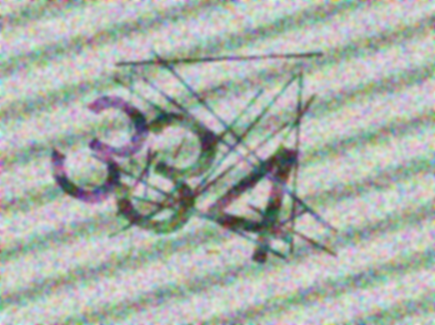
%> input picture Train/captcha_0003.png, 435 x 325 px
$ octave --eval "result = preprocessCaptcha(imread('Train/captcha_0003.png'));"   (GNU Octave 9; MATLAB toolbox functions it lacks are replaced by stand-ins)
%> lines starting %> are read from the running program, lines starting %| are printed output that depends on the picture; in (x1, y1, x2, y2) boxes, pixels count from 0 and x2, y2 are one past the last pixel; in counts of white or black regions, pixels touching at a corner belong together; the program's own positions count from 1

function [BWfull, Gclean, info] = preprocessCaptcha(I, params)
% PREPROCESSCAPTCHA
%   CAPTCHA preprocessing only (no features, no classification)
%
% Outputs:
%   BWfull : final clean binary foreground mask (logical, deskewed)
%   Gclean : filtered grayscale image (double, [0,1], deskewed)
%   info   : diagnostic struct

    if nargin < 2 || isempty(params)
        params = default_preproc_params();
    end

    info = struct();

    %% 1) RGB → grayscale → double
    if size(I,3) == 3
        G = rgb2gray(I);
    else
        G = I;
    end
    G = im2double(G);


    %% 2) FFT + magnitude
    F  = fft2(G);
    Fs = fftshift(F);
    Mag = abs(Fs);

    [H,W] = size(G);
    cx = floor(W/2)+1;
    cy = floor(H/2)+1;

    %% 3) First symmetric FFT peak
    [pA, pA_sym] = find_first_symmetric_pair( ...
        Mag, cx, cy, params.r_min, params.r_max);

    peaks = [pA; pA_sym];

    %% 3b) Second symmetric FFT peak (optional)
    v = pA - [cx cy];
    [pB, pB_sym, found2] = find_second_pair_on_line( ...
        Mag, cx, cy, v, params.r_min, params.r_max, peaks);

    if found2
        peaks = [peaks; pB; pB_sym];
    end

    info.fftPeaks = peaks;
    info.nFFTpeaks = size(peaks,1);

    %% 4) Apply notch filter
    mask = true(H,W);
    mask = apply_notches(mask, peaks, params.notchRadius);

    Fs_filt = Fs .* mask;
    Gclean = real(ifft2(ifftshift(Fs_filt)));
    Gclean = mat2gray(Gclean);

    % contrast boost
    Gclean = imadjust(Gclean);

    %% 5) Spatial smoothing
    Gclean = medfilt2(Gclean, [params.med_size params.med_size]);
    % Gclean = imgaussfilt(Gclean, params.sigma);

    %% 6) Otsu threshold
    BW = imbinarize(Gclean, graythresh(Gclean));

    %% 7) Morphology
    BW = ~BW;
    BW = imerode(BW, strel('disk', params.erodeDisk));
    BW = bwareaopen(BW, params.areaOpen1);
    BW = imdilate(BW, strel('disk', params.dilateDisk));

    %% 9) Distance-transform pruning (remove thin protrusions)
    D = bwdist(~BW);   % distance to background

    % % Threshold: remove pixels too far from main strokes
    % dtThresh = 1.7;
    %
    % BW = BW & (D >= dtThresh);

    %% 8) Enforce 8-connected foreground
    CC = bwconncomp(BW, 8);
    stats = regionprops(CC, 'Area');

    if isempty(stats)
        BWfull = false(size(BW));
        info.failed = true;
        info.reason = "No foreground after morphology";
        return;
    end

    keepIdx = [stats.Area] >= params.minDigitArea;

    BWfull = false(size(BW));
    BWfull(cat(1, CC.PixelIdxList{keepIdx})) = true;


    %% Final close
    BWfull = imclose(BWfull, strel('disk', params.closeDisk));

    %% 10) Projection-based deskew
    angleDeg = estimate_skew_projection(BWfull, params);

    BWfull = imrotate(BWfull, angleDeg, 'bilinear', 'crop');
    Gclean = imrotate(Gclean, angleDeg, 'bilinear', 'crop');

    rows = any(BWfull,2);
    BWfull = BWfull(rows,:);
    Gclean = Gclean(rows,:);

    %% Info
    info.failed = false;
    info.skewAngleDeg = angleDeg;
end


function params = default_preproc_params()
    params = struct();

    % FFT
    params.r_min = 5;
    params.r_max = 100;
    params.notchRadius = 2;

    % Smoothing
    params.sigma = 0.15;
    params.med_size = 2;

    % Morphology
    params.erodeDisk  =3;
    params.dilateDisk = 2;
    params.closeDisk  = 1;

    params.areaOpen1     = 150;
    params.minDigitArea  = 200;

    % % Deskew (projection-based)
    % params.skew_angleRange = 50;    % degrees
    % params.skew_angleStep  = 1;  % degrees

    % Digit slicing / layout
    params.maxSlots        = 4;      % always output 4 slots
    params.minDigits       = 3;      % minimum digits
    params.forceLeading0   = true;   % 3-digit rule

end

function [p, psym] = find_first_symmetric_pair(Mag, cx, cy, r_min, r_max)
    [H,W] = size(Mag);
    [X,Y] = meshgrid(1:W,1:H);
    R = sqrt((X-cx).^2 + (Y-cy).^2);

    cand = (R>=r_min) & (R<=r_max);
    V = Mag;
    V(~cand) = -Inf;

    [~, idx] = max(V(:));
    [y,x] = ind2sub([H,W], idx);
    p = [x y];

    xs = min(max(2*cx-x,1),W);
    ys = min(max(2*cy-y,1),H);
    psym = [xs ys];
end

function mask = apply_notches(mask, peaks, radius)
    [H,W] = size(mask);
    [X,Y] = meshgrid(1:W,1:H);
    for k = 1:size(peaks,1)
        x = peaks(k,1);
        y = peaks(k,2);
        disk = (X-x).^2 + (Y-y).^2 <= radius^2;
        mask(disk) = 0;
    end
end

function [p2, p2sym, found] = find_second_pair_on_line( ...
        Mag, cx, cy, v, r_min, r_max, excludePeaks)

    found = false;
    p2 = [NaN NaN]; p2sym = [NaN NaN];

    if norm(v) < 1
        return;
    end

    v = v / norm(v);
    [H,W] = size(Mag);

    t = (-max(H,W):max(H,W));
    xs = round(cx + t*v(1));
    ys = round(cy + t*v(2));

    valid = xs>=1 & xs<=W & ys>=1 & ys<=H;
    xs = xs(valid); ys = ys(valid);

    R = sqrt((xs-cx).^2 + (ys-cy).^2);
    keep = (R>=r_min & R<=r_max);

    xs = xs(keep); ys = ys(keep);

    scores = Mag(sub2ind([H,W], ys, xs));

    % suppress first peak
    for k=1:size(excludePeaks,1)
        dx = xs - excludePeaks(k,1);
        dy = ys - excludePeaks(k,2);
        scores(dx.^2+dy.^2 <= 4) = -Inf;
    end

    [m, idx] = max(scores);
    if isinf(m)
        return;
    end

    p2 = [xs(idx) ys(idx)];
    p2sym = [2*cx-p2(1), 2*cy-p2(2)];
    p2sym = min(max(p2sym,[1 1]),[W H]);
    found = true;
end

function angleDeg = estimate_skew_projection(BW, ~)
% FAST PCA-BASED DESKEW (no brute-force rotation)

    [y, x] = find(BW);

    if numel(x) < 50
        angleDeg = 0;
        return;
    end

    % Center coordinates
    x = x - mean(x);
    y = y - mean(y);

    % Covariance matrix
    C = cov(x, y);

    % Principal direction
    [V, D] = eig(C);

    [~, idx] = max(diag(D));
    v = V(:,idx);

    % Angle in degrees
    angleDeg = atan2d(v(2), v(1));

    % Convert to rotation angle
    angleDeg = angleDeg - 180 ;
end


%
% function angleDeg = estimate_skew_projection(BW, params)
% % ESTIMATE_SKEW_PROJECTION
% % CAPTCHA-robust skew estimation using projection variance
%
%     angleRange = params.skew_angleRange;
%     angleStep  = params.skew_angleStep;
%
%     angles = -angleRange:angleStep:angleRange;
%     scores = zeros(size(angles));
%
%     BW = logical(BW);
%
%     for k = 1:numel(angles)
%         BWrot = imrotate(BW, angles(k), 'bilinear', 'crop');
%
%         % Horizontal projection profile
%         proj = sum(BWrot, 2);
%
%         % Variance measures alignment sharpness
%         scores(k) = var(proj);
%     end
%
%     [~, idx] = max(scores);
%     angleDeg = angles(idx);
% end
%> in preprocessCaptcha, `G = rgb2gray(I);`:
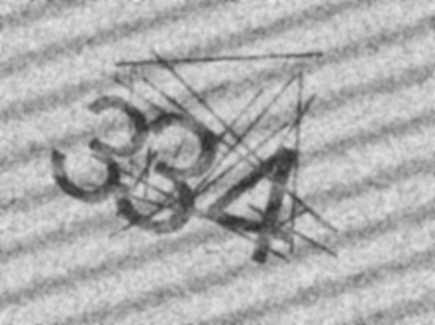
%> G: size 325x435 uint8; min 44, max 235, mean 174
%> in find_first_symmetric_pair, `[~, idx] = max(V(:));`: idx = 69706
%> in find_first_symmetric_pair, `[y,x] = ind2sub([H,W], idx);`: y = 156; x = 215
%> in find_first_symmetric_pair, `p = [x y];`: p = [215 156]
%> in find_first_symmetric_pair, `xs = min(max(2*cx-x,1),W);`: xs = 221
%> in find_first_symmetric_pair, `ys = min(max(2*cy-y,1),H);`: ys = 170
%> in find_first_symmetric_pair, `psym = [xs ys];`: psym = [221 170]
%> in preprocessCaptcha, `[pA, pA_sym] = find_first_symmetric_pair( Mag, cx, cy, params.r_min, p..`: pA = [215 156]; pA_sym = [221 170]
%> in preprocessCaptcha, `peaks = [pA; pA_sym];`: peaks = [215 156; 221 170]
%> in preprocessCaptcha, `v = pA - [cx cy];`: v = [-3 -7]
%> in find_second_pair_on_line, `v = v / norm(v);`: v = [-0.394 -0.919]
%> in find_second_pair_on_line, `xs = round(cx + t*v(1));`: xs = 871 values, max 389 at index 1, min 47 at index 869, mean 218
%> in find_second_pair_on_line, `ys = round(cy + t*v(2));`: ys = 871 values, max 563 at index 1, min -237 at index 871, mean 163
%> in find_second_pair_on_line, `valid = xs>=1 & xs<=W & ys>=1 & ys<=H;`: valid = 871 logical values, 353 true
%> in find_second_pair_on_line, `xs = xs(valid)`: xs = 353 values, max 287 at index 1, min 149 at index 351, mean 218
%> in find_second_pair_on_line, `ys = ys(valid)`: ys = 353 values, max 325 at index 1, min 1 at index 353, mean 163
%> in find_second_pair_on_line, `R = sqrt((xs-cx).^2 + (ys-cy).^2);`: R = 353 values, max 176.1 at index 1, min 0 at index 177, mean 88.25
%> in find_second_pair_on_line, `keep = (R>=r_min & R<=r_max);`: keep = 353 logical values, 192 true
%> in find_second_pair_on_line, `xs = xs(keep)`: xs = 192 values, max 257 at index 1, min 179 at index 190, mean 218
%> in find_second_pair_on_line, `ys = ys(keep)`: ys = 192 values, max 255 at index 1, min 71 at index 192, mean 163
%> in find_second_pair_on_line, `scores = Mag(sub2ind([H,W], ys, xs));`: scores = 192 values, max 6448 at index 93, min 0.0979 at index 16, mean 141.2
%> the loop in find_second_pair_on_line, `for k=1:size(excludePeaks,1)` made 2 passes
%> in find_second_pair_on_line, `[m, idx] = max(scores);`: m = 1664.4; idx = 86
%> in find_second_pair_on_line, `p2 = [xs(idx) ys(idx)];`: p2 = [224 177]
%> in find_second_pair_on_line, `p2sym = [2*cx-p2(1), 2*cy-p2(2)];`: p2sym = [212 149]
%> in preprocessCaptcha, `[pB, pB_sym, found2] = find_second_pair_on_line( Mag, cx, cy, v, param..`: pB = [224 177]; pB_sym = [212 149]; found2 = true
%> in preprocessCaptcha, `peaks = [peaks; pB; pB_sym];`: peaks = [215 156; 221 170; 224 177; 212 149]
%> in preprocessCaptcha, `info.nFFTpeaks = size(peaks,1);`: info.nFFTpeaks = 4
%> the loop in apply_notches, `for k = 1:size(peaks,1)` made 4 passes
%> pass 1, in apply_notches, `disk = (X-x).^2 + (Y-y).^2 <= radius^2;`:
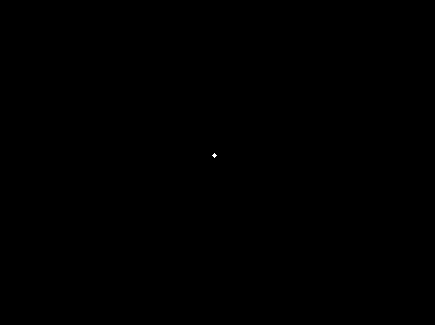
%> disk: size 325x435 logical; 0.01% white in thin lines or dots, all inside (x1, y1, x2, y2) = (212, 153, 217, 158)
%> after the loop in apply_notches, `for k = 1:size(peaks,1)`: mask: size 325x435 logical; 100% white; black in thin lines or dots, all inside (x1, y1, x2, y2) = (209, 146, 226, 179)
%> in preprocessCaptcha, `BW = imbinarize(Gclean, graythresh(Gclean));`:
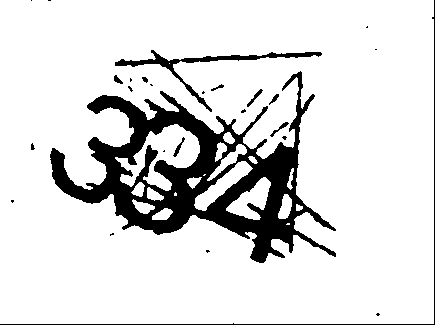
%> BW: size 325x435 logical; 86.6% white; 26 black regions (16 under 20 px), largest, box (x1, y1, x2, y2) and area: (50, 71, 336, 263) 16533, (115, 50, 322, 112) 1218, (0, 0, 435, 325) 764
%> in preprocessCaptcha, `BW = imerode(BW, strel('disk', params.erodeDisk));`: BW: size 325x435 logical; 7% white; 54 white regions (45 under 20 px), largest, box (x1, y1, x2, y2) and area: (52, 97, 301, 261) 9363, (147, 149, 156, 165) 66, (156, 56, 171, 68) 45
%> in preprocessCaptcha, `BW = bwareaopen(BW, params.areaOpen1);`: BW: size 325x435 logical; 6.6% white; 1 white region, box (x1, y1, x2, y2) and area: (52, 97, 301, 261) 9363
%> in preprocessCaptcha, `BW = imdilate(BW, strel('disk', params.dilateDisk));`: BW: size 325x435 logical; 9% white; 1 white region, box (x1, y1, x2, y2) and area: (50, 95, 303, 263) 12771
%> in preprocessCaptcha, `D = bwdist(~BW);`:
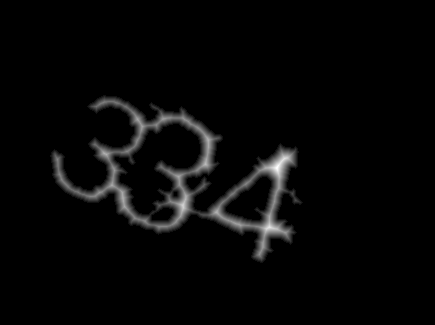
%> D: size 325x435 single; min 0, max 13.6, mean 0.367; drawn with min black and max white
%> in preprocessCaptcha, `CC = bwconncomp(BW, 8);`: CC = 1 connected component
%> in preprocessCaptcha, `stats = regionprops(CC, 'Area');`: stats = 1 region; Area: 12771
%> in preprocessCaptcha, `keepIdx = [stats.Area] >= params.minDigitArea;`: keepIdx = true
%> in preprocessCaptcha, `BWfull = imclose(BWfull, strel('disk', params.closeDisk));`: BWfull: size 325x435 logical; 9.1% white; 1 white region, box (x1, y1, x2, y2) and area: (50, 95, 303, 263) 12810
%> in estimate_skew_projection, `[y, x] = find(BW);`: y = 12810 values from 96 to 263; x = 12810 values from 51 to 303
%> in estimate_skew_projection, `C = cov(x, y);`: C = [4390.3 883.5; 883.5 1425.8]
%> in estimate_skew_projection, `[V, D] = eig(C);`: V = [0.266 -0.964; -0.964 -0.266]; D = [1182.4 0; 0 4633.6]
%> in estimate_skew_projection, `[~, idx] = max(diag(D));`: idx = 2
%> in estimate_skew_projection, `v = V(:,idx);`: v = [-0.964; -0.266]
%> in estimate_skew_projection, `angleDeg = atan2d(v(2), v(1));`: angleDeg = -164.6
%> in estimate_skew_projection, `angleDeg = angleDeg - 180 ;`: angleDeg = -344.6
%> in preprocessCaptcha, `BWfull = imrotate(BWfull, angleDeg, 'bilinear', 'crop');`: BWfull: size 325x435 logical; 9.1% white; 1 white region, box (x1, y1, x2, y2) and area: (54, 118, 312, 248) 12842
%> in preprocessCaptcha, `Gclean = imrotate(Gclean, angleDeg, 'bilinear', 'crop');`:
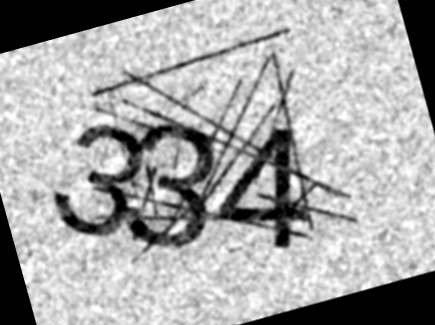
%> Gclean: size 325x435 double; min 0, max 1, mean 0.659
%> in preprocessCaptcha, `rows = any(BWfull,2);`: rows = 325 logical values, 130 true
%> in preprocessCaptcha, `BWfull = BWfull(rows,:);`:
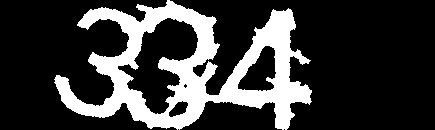
%> BWfull: size 130x435 logical; 22.7% white; 1 white region, box (x1, y1, x2, y2) and area: (54, 0, 312, 130) 12842
%> in preprocessCaptcha, `Gclean = Gclean(rows,:);`:
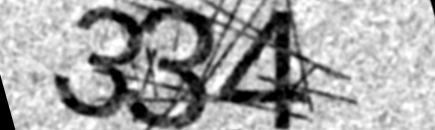
%> Gclean: size 130x435 double; min 0, max 1, mean 0.643
%> in preprocessCaptcha, `info.skewAngleDeg = angleDeg;`: info.skewAngleDeg = -344.6

$ run again, on Train/captcha_0011.png
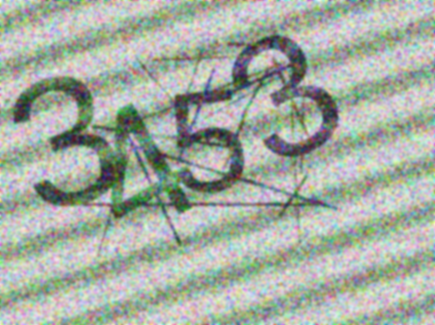
%> input picture Train/captcha_0011.png, 435 x 325 px
%> in find_first_symmetric_pair, `[~, idx] = max(V(:));`: idx = 69706
%> in find_first_symmetric_pair, `[y,x] = ind2sub([H,W], idx);`: y = 156; x = 215
%> p = [215 156]
%> in find_first_symmetric_pair, `xs = min(max(2*cx-x,1),W);`: xs = 221
%> in find_first_symmetric_pair, `ys = min(max(2*cy-y,1),H);`: ys = 170
%> psym = [221 170]
%> pA = [215 156]; pA_sym = [221 170]
%> in preprocessCaptcha, `peaks = [pA; pA_sym];`: peaks = [215 156; 221 170]
%> in preprocessCaptcha, `v = pA - [cx cy];`: v = [-3 -7]
%> in find_second_pair_on_line, `v = v / norm(v);`: v = [-0.394 -0.919]
%> in find_second_pair_on_line, `xs = round(cx + t*v(1));`: xs = 871 values, max 389 at index 1, min 47 at index 869, mean 218
%> in find_second_pair_on_line, `ys = round(cy + t*v(2));`: ys = 871 values, max 563 at index 1, min -237 at index 871, mean 163
%> valid = 871 logical values, 353 true
%> in find_second_pair_on_line, `xs = xs(valid)`: xs = 353 values, max 287 at index 1, min 149 at index 351, mean 218
%> in find_second_pair_on_line, `ys = ys(valid)`: ys = 353 values, max 325 at index 1, min 1 at index 353, mean 163
%> R = 353 values, max 176.1 at index 1, min 0 at index 177, mean 88.25
%> keep = 353 logical values, 192 true
%> in find_second_pair_on_line, `xs = xs(keep)`: xs = 192 values, max 257 at index 1, min 179 at index 190, mean 218
%> in find_second_pair_on_line, `ys = ys(keep)`: ys = 192 values, max 255 at index 1, min 71 at index 192, mean 163
%> scores = 192 values, max 7723.1 at index 93, min 2 at index 13, mean 185
%> the loop in find_second_pair_on_line, `for k=1:size(excludePeaks,1)` made 2 passes
%> in find_second_pair_on_line, `[m, idx] = max(scores);`: m = 1318.6; idx = 86
%> p2 = [224 177]
%> p2sym = [212 149]
%> pB = [224 177]; pB_sym = [212 149]; found2 = true
%> in preprocessCaptcha, `peaks = [peaks; pB; pB_sym];`: peaks = [215 156; 221 170; 224 177; 212 149]
%> info.nFFTpeaks = 4
%> the loop in apply_notches, `for k = 1:size(peaks,1)` made 4 passes
%> in preprocessCaptcha, `BW = imbinarize(Gclean, graythresh(Gclean));`:
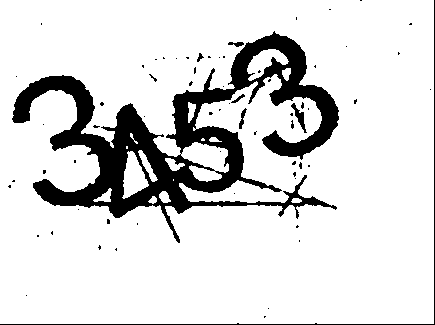
%> BW: size 325x435 logical; 85.8% white; 67 black regions (60 under 20 px), largest, box (x1, y1, x2, y2) and area: (12, 31, 339, 243) 18666, (0, 0, 435, 325) 763, (291, 103, 307, 133) 147
%> CC = 2 connected components
%> stats = 2 regions; Area: 11302, 4037
%> keepIdx = [true true]
%> in estimate_skew_projection, `[y, x] = find(BW);`: y = 15387 values from 34 to 218; x = 15387 values from 14 to 339
%> C = [7571.8 -1356.2; -1356.2 1963.2]
%> in estimate_skew_projection, `[V, D] = eig(C);`: V = [-0.223 -0.975; -0.975 0.223]; D = [1652.5 0; 0 7882.5]
%> in estimate_skew_projection, `[~, idx] = max(diag(D));`: idx = 2
%> in estimate_skew_projection, `v = V(:,idx);`: v = [-0.975; 0.223]
%> in estimate_skew_projection, `angleDeg = atan2d(v(2), v(1));`: angleDeg = 167.1
%> in estimate_skew_projection, `angleDeg = angleDeg - 180 ;`: angleDeg = -12.9
%> rows = 325 logical values, 163 true
%> in preprocessCaptcha, `Gclean = Gclean(rows,:);`:
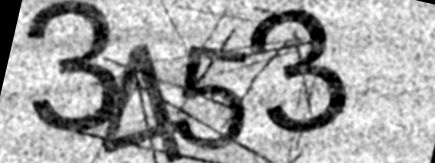
%> Gclean: size 163x435 double; min 0, max 1, mean 0.626
%> info.skewAngleDeg = -12.9

$ run again, on Train/captcha_0014.png
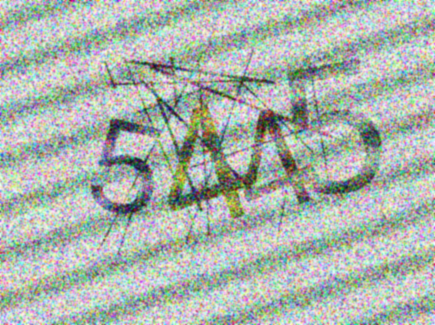
%> input picture Train/captcha_0014.png, 435 x 325 px
%> in find_first_symmetric_pair, `[~, idx] = max(V(:));`: idx = 69706
%> in find_first_symmetric_pair, `[y,x] = ind2sub([H,W], idx);`: y = 156; x = 215
%> p = [215 156]
%> in find_first_symmetric_pair, `xs = min(max(2*cx-x,1),W);`: xs = 221
%> in find_first_symmetric_pair, `ys = min(max(2*cy-y,1),H);`: ys = 170
%> psym = [221 170]
%> pA = [215 156]; pA_sym = [221 170]
%> in preprocessCaptcha, `peaks = [pA; pA_sym];`: peaks = [215 156; 221 170]
%> in preprocessCaptcha, `v = pA - [cx cy];`: v = [-3 -7]
%> in find_second_pair_on_line, `v = v / norm(v);`: v = [-0.394 -0.919]
%> in find_second_pair_on_line, `xs = round(cx + t*v(1));`: xs = 871 values, max 389 at index 1, min 47 at index 869, mean 218
%> in find_second_pair_on_line, `ys = round(cy + t*v(2));`: ys = 871 values, max 563 at index 1, min -237 at index 871, mean 163
%> valid = 871 logical values, 353 true
%> in find_second_pair_on_line, `xs = xs(valid)`: xs = 353 values, max 287 at index 1, min 149 at index 351, mean 218
%> in find_second_pair_on_line, `ys = ys(valid)`: ys = 353 values, max 325 at index 1, min 1 at index 353, mean 163
%> R = 353 values, max 176.1 at index 1, min 0 at index 177, mean 88.25
%> keep = 353 logical values, 192 true
%> in find_second_pair_on_line, `xs = xs(keep)`: xs = 192 values, max 257 at index 1, min 179 at index 190, mean 218
%> in find_second_pair_on_line, `ys = ys(keep)`: ys = 192 values, max 255 at index 1, min 71 at index 192, mean 163
%> scores = 192 values, max 6958.2 at index 93, min 5.57 at index 37, mean 174.9
%> the loop in find_second_pair_on_line, `for k=1:size(excludePeaks,1)` made 2 passes
%> in find_second_pair_on_line, `[m, idx] = max(scores);`: m = 1732.4; idx = 86
%> p2 = [224 177]
%> p2sym = [212 149]
%> pB = [224 177]; pB_sym = [212 149]; found2 = true
%> in preprocessCaptcha, `peaks = [peaks; pB; pB_sym];`: peaks = [215 156; 221 170; 224 177; 212 149]
%> info.nFFTpeaks = 4
%> the loop in apply_notches, `for k = 1:size(peaks,1)` made 4 passes
%> CC = 6 connected components
%> stats = 6 regions; Area: 5861, 2394, 852, 538, 525, 372
%> keepIdx = [true true true true true true]
%> in estimate_skew_projection, `[y, x] = find(BW);`: y = 10631 values from 65 to 218; x = 10631 values from 91 to 382
%> C = [5897.7 -557.5; -557.5 1109.8]
%> in estimate_skew_projection, `[V, D] = eig(C);`: V = [-0.114 -0.993; -0.993 0.114]; D = [1045.8 0; 0 5961.7]
%> in estimate_skew_projection, `[~, idx] = max(diag(D));`: idx = 2
%> in estimate_skew_projection, `v = V(:,idx);`: v = [-0.993; 0.114]
%> in estimate_skew_projection, `angleDeg = atan2d(v(2), v(1));`: angleDeg = 173.4
%> in estimate_skew_projection, `angleDeg = angleDeg - 180 ;`: angleDeg = -6.56
%> rows = 325 logical values, 132 true
%> in preprocessCaptcha, `Gclean = Gclean(rows,:);`:
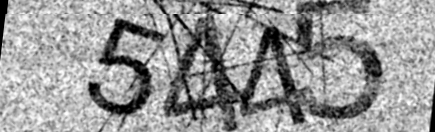
%> Gclean: size 132x435 double; min 0, max 1, mean 0.596
%> info.skewAngleDeg = -6.56
